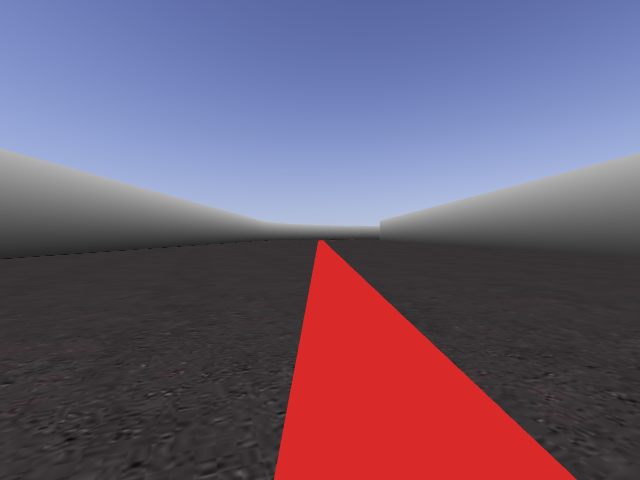
#> input picture image_preprocessing/img.png, 640 x 480 px
$ python main.py
#> lines starting #> are read from the running program, lines starting #| are printed output that depends on the picture; after the words box and inside, x2 and y2 are one past the last pixel; in counts of white or black regions, pixels touching at a corner belong together
#> further down, img is the input picture: shape (480, 640, 3); mean B, G, R 115.5, 93.6, 109.9
### image_preprocessing/utils.py
import cv2 as cv
from cv2 import getStructuringElement
from cv2 import erode
import numpy as np

def skeleton(img):
    img = cv.inRange(img, (41, 41, 218), (41, 41, 218))
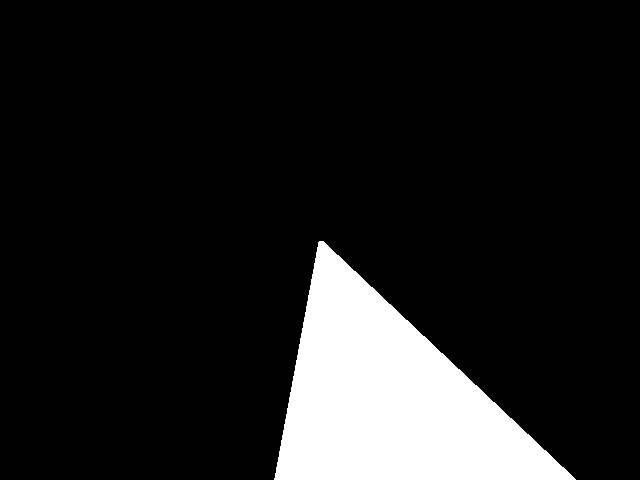
#> img: shape (480, 640); 11.9% white; 1 white region, box (x1, y1, x2, y2) and area: (274, 241, 576, 480) 36710

    size = np.size(img)
#> size = 307200
    skel = np.zeros(img.shape, np.uint8)

    _, img = cv.threshold(img, 127, 255, 0)
    element = cv.getStructuringElement(cv.MORPH_CROSS, (3, 3))
    done = False

    while ( not done):
        eroded = cv.erode(img, element)
        temp = cv.dilate(eroded, element)
        temp = cv.subtract(img, temp)
        skel = cv.bitwise_or(skel, temp)
        img = eroded.copy()

        zeros = size - cv.countNonZero(img)
        if zeros==size:
            done = True
#> this loop made 147 passes
#> zeros on passes 1 to 12: 270985, 271478, 271968, 272455, 272939, 273420, 273899, 274374, 274845, 275314, 275779, 276240
#> pass 1, in skeleton, `eroded = cv.erode(img, element)`:
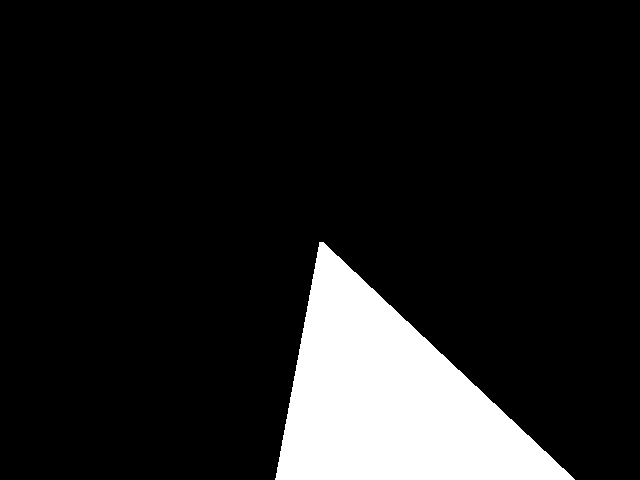
#> eroded: shape (480, 640); 11.8% white; 1 white region, box (x1, y1, x2, y2) and area: (275, 242, 575, 480) 36215
#> pass 2, in skeleton, `eroded = cv.erode(img, element)`:
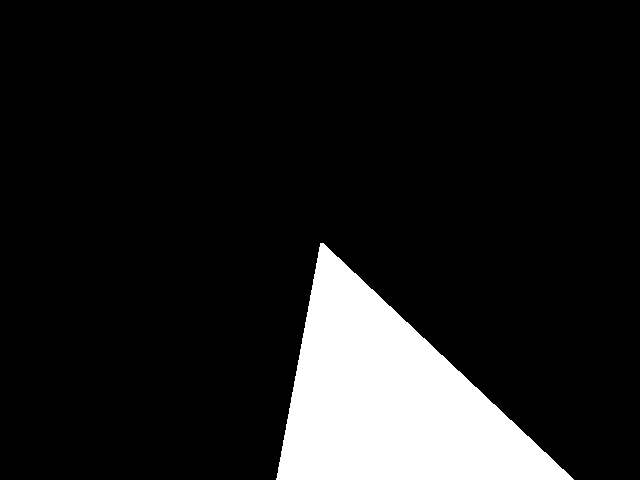
#> eroded: shape (480, 640); 11.6% white; 1 white region, box (x1, y1, x2, y2) and area: (276, 243, 574, 480) 35722
#> after the loop:
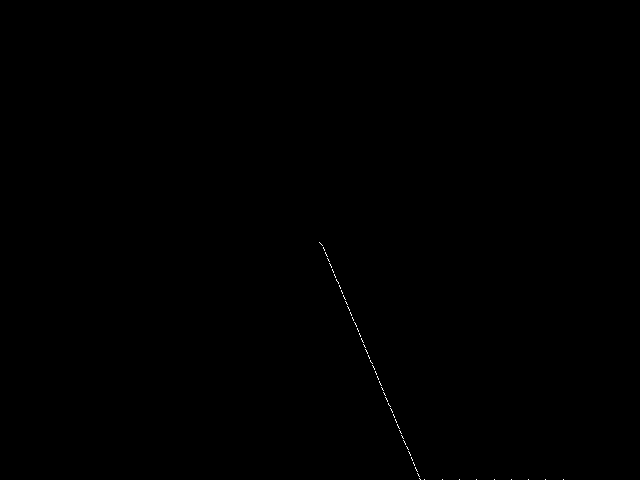
#> skel: shape (480, 640); 0.07% white in thin lines or dots, all inside (x1, y1, x2, y2) = (319, 242, 564, 480)

    kernel = np.ones((3, 3))
    skel = cv.dilate(skel, kernel)
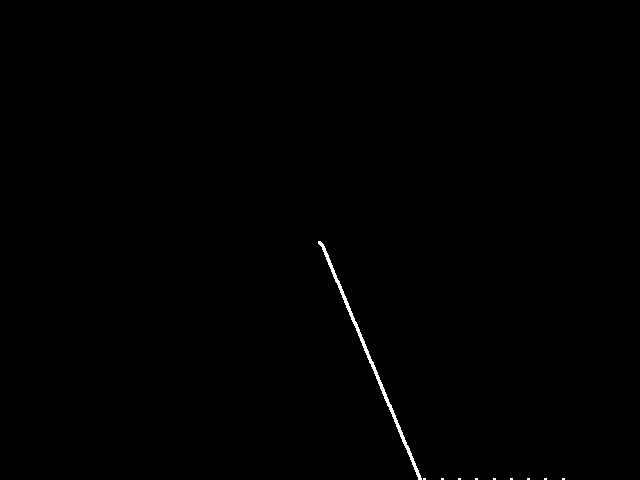
#> skel: shape (480, 640); 0.31% white; 10 white regions (9 under 20 px), largest, box (x1, y1, x2, y2) and area: (318, 241, 422, 480) 892
    return skel

### image_preprocessing/main.py
import cv2 as cv
import numpy as np
import utils

img = cv.imread('./img.png')
img = utils.skeleton(img)

obs_space_n = 8
bins = np.arange(0, img.shape[1], img.shape[1] // obs_space_n)
#> bins = [0, 80, 160, 240, 320, 400, 480, 560]
points = img[img.shape[0] // 2 + 5], img[img.shape[0] // 4 * 3], img[img.shape[0] - 5]
points = np.argwhere(points)
#> points = [[0, 320], [0, 321], [0, 322], [0, 323], [1, 369], [1, 370], [1, 371], [2, 417], [2, 418], [2, 419], [2, 420]]

points_to_bins = [np.argwhere([bins[i] <= num <= bins[i+1] for i in range(len(bins) - 1)])[0, 0] for num in points[:, 1]]
#> points_to_bins = [3, 4, 4, 4, 4, 4, 4, 5, 5, 5, 5]

print(int(np.mean(points_to_bins)))
#| 4

cv.imshow('image', img)
cv.waitKey(0)
cv.destroyAllWindows()
